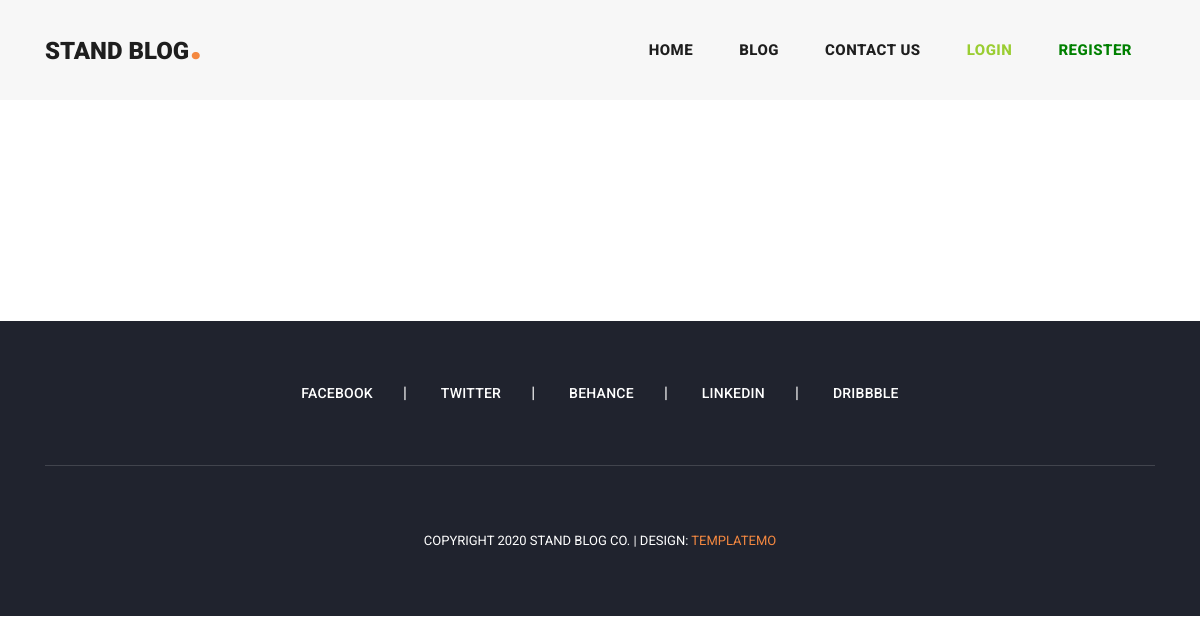
Page /blog on the earlier database version.
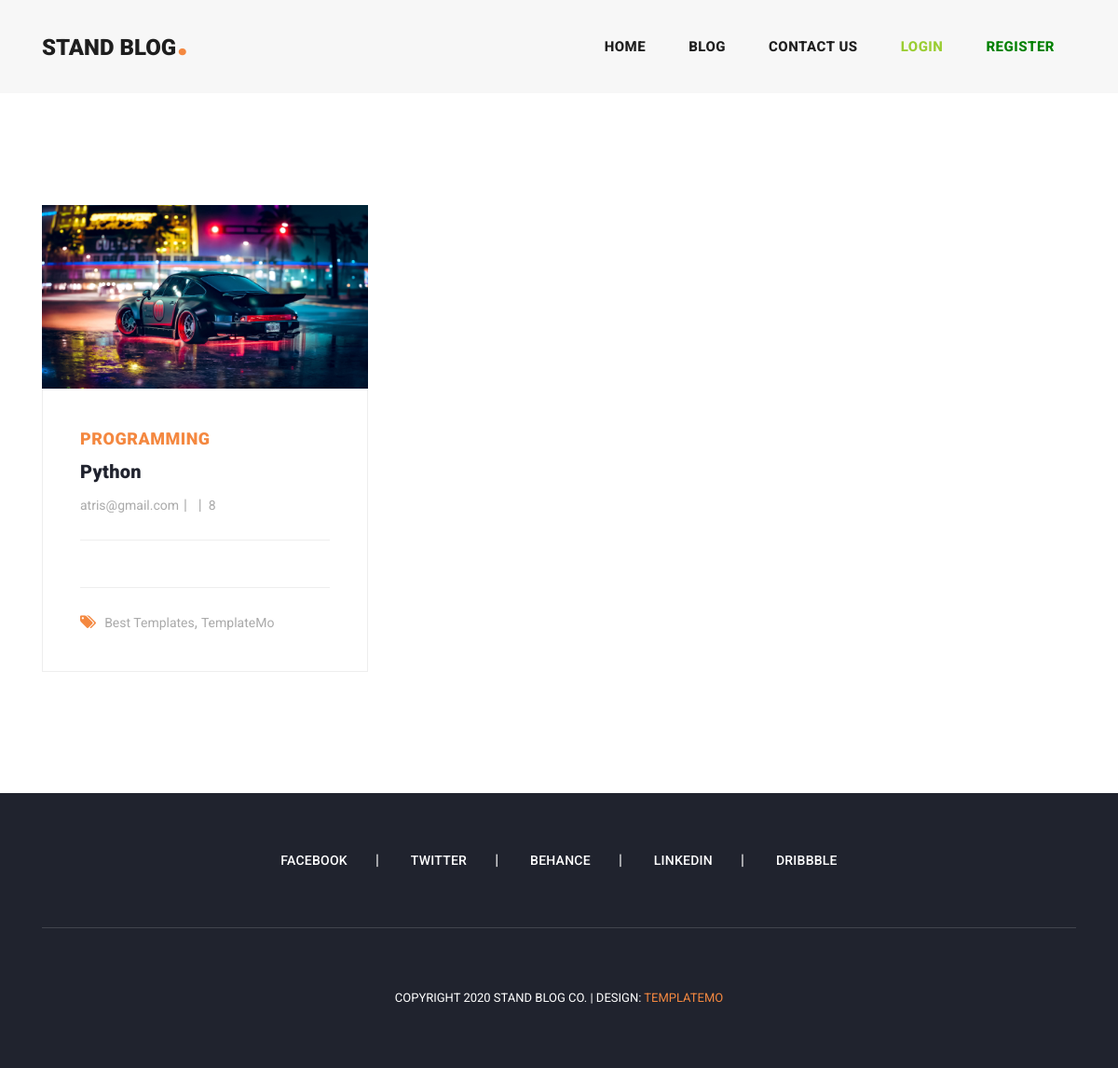
Same page on the later database version.
### blog_app/models.py (models this page shows, shortened)
class Post(models.Model):
    author = models.ForeignKey(User, on_delete=models.CASCADE)
    category = models.ManyToManyField(Category)
    title = models.CharField(max_length=505)
    title_site = models.CharField(max_length=80)
    site_meta = models.CharField(max_length=500)
    short_description = models.TextField()
    description = RichTextUploadingField()
    created_at = models.DateTimeField(auto_now_add=True)
    updated_at = models.DateTimeField(auto_now=True)
    image = models.ImageField(upload_to='image')
    published = models.BooleanField(default=False)
    view = models.IntegerField(default=0)
    slug = models.SlugField()

class Category(models.Model):
    title = models.CharField(max_length=200)
    created_at = models.DateTimeField(auto_now_add=True)
    def __str__(self):
        return self.title

### account_app/models.py (models this page shows, shortened)
class User(AbstractBaseUser):
    email = models.EmailField(
        verbose_name='email address',
        max_length=255,
        unique=True,
    )
    fullname = models.CharField(max_length=100, verbose_name='نام کامل')
    date_of_birth = models.DateField(null=True, blank=True)
    date_of_joind = models.DateField(auto_now_add=True)
    is_active = models.BooleanField(default=True)
    is_admin = models.BooleanField(default=False)
    objects = UserManager()
    USERNAME_FIELD = 'email'
    REQUIRED_FIELDS = []
    def __str__(self):
        return self.email

### blog_app/views.py (the view)
# urls.py: path('blog', views.Blog.as_view(), name='blog'),
class Blog(ListView):
    model = Post
    template_name = 'blog_app/blog.html'
    paginate_by = 3
    context_object_name = 'posts'
    queryset = Post.objects.order_by('-created_at')

### blog_app/templates/blog_app/blog.html (shortened to what this page needs)
{% extends 'base.html' %}
{% load static %}
{% load render_partial %}
{% block content %}
    <br><br><br><br><br>
    <section class="blog-posts grid-system">
        <div class="container">
            <div class="row">
                <div class="col-lg-8">
                    <div class="all-blog-posts">
                        <div class="row">
                            {% for post in posts %}
                                <div class="col-lg-6">
                                    <div class="blog-post">
                                        <div class="blog-thumb">
                                            <img src="{{ post.image.url }}" alt="">
                                        </div>
                                        <div class="down-content">
                                            <span>{{ post.category.first }}</span>
                                            <a href="{% url 'post_detail' post.slug %}"><h4>{{ post.title }}</h4></a>
                                            <ul class="post-info">
                                                <li><a href="#">{{ post.author }}</a></li>
                                                <li><a href="#">{{ post.shamsi_date }}</a></li>
                                                <li><a href="#">{{ post.view }}</a></li>
                                            </ul>
                                            <p>{{ post.body|truncatewords:20 }}</p>
                                            <div class="post-options">
                                                <div class="row">
                                                    <div class="col-lg-12">
                                                        <ul class="post-tags">
                                                            <li><i class="fa fa-tags"></i></li>
                                                            <li><a href="#">Best Templates</a>,</li>
                                                            <li><a href="#">TemplateMo</a></li>
                                                        </ul>
                                                    </div>
                                                </div>
                                            </div>
                                        </div>
                                    </div>
                                </div>
                            {% endfor %}
                        </div>
                    </div>
                </div>
            </div>
        </div>
    </section>
{% endblock %}

Differences in the rows shown:
added Post: image (picture), category.first "PROGRAMMING", title "Python", author "atris@gmail.com", view "8"
